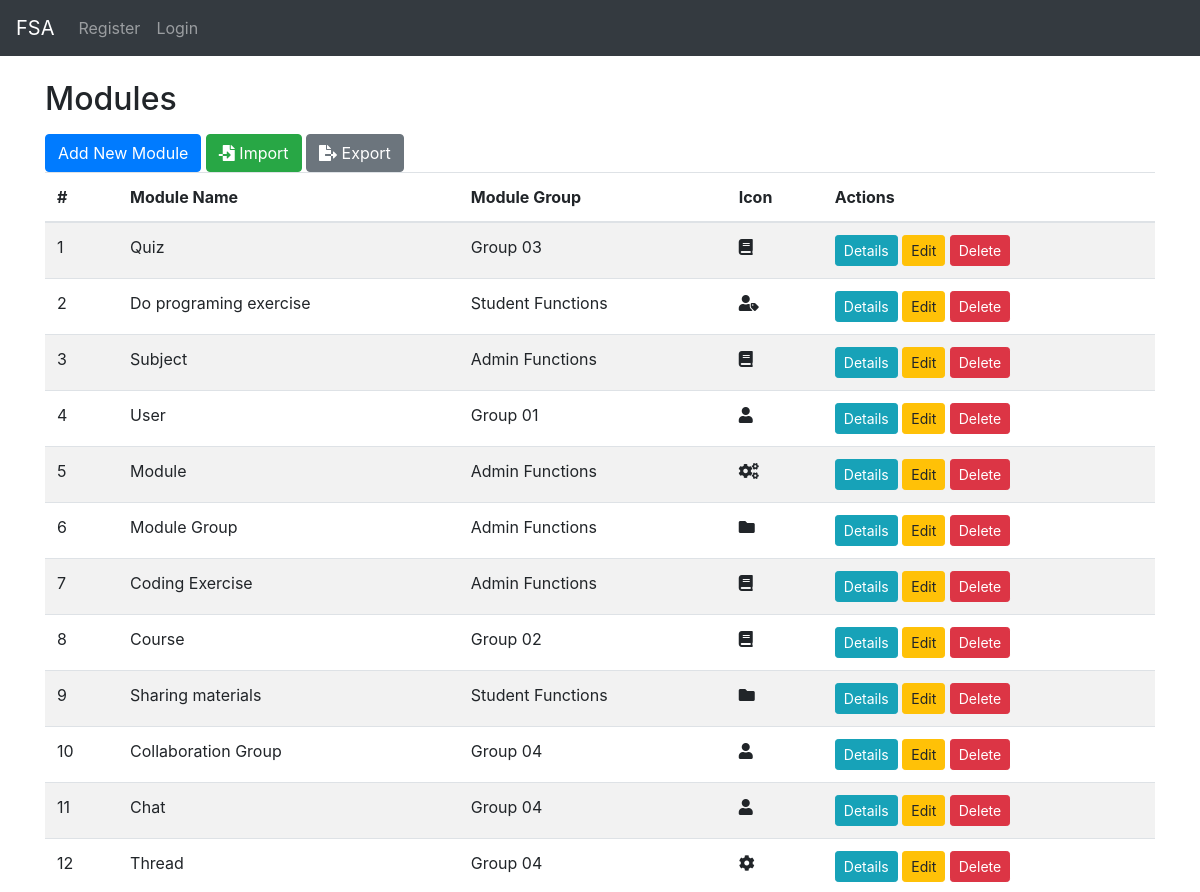
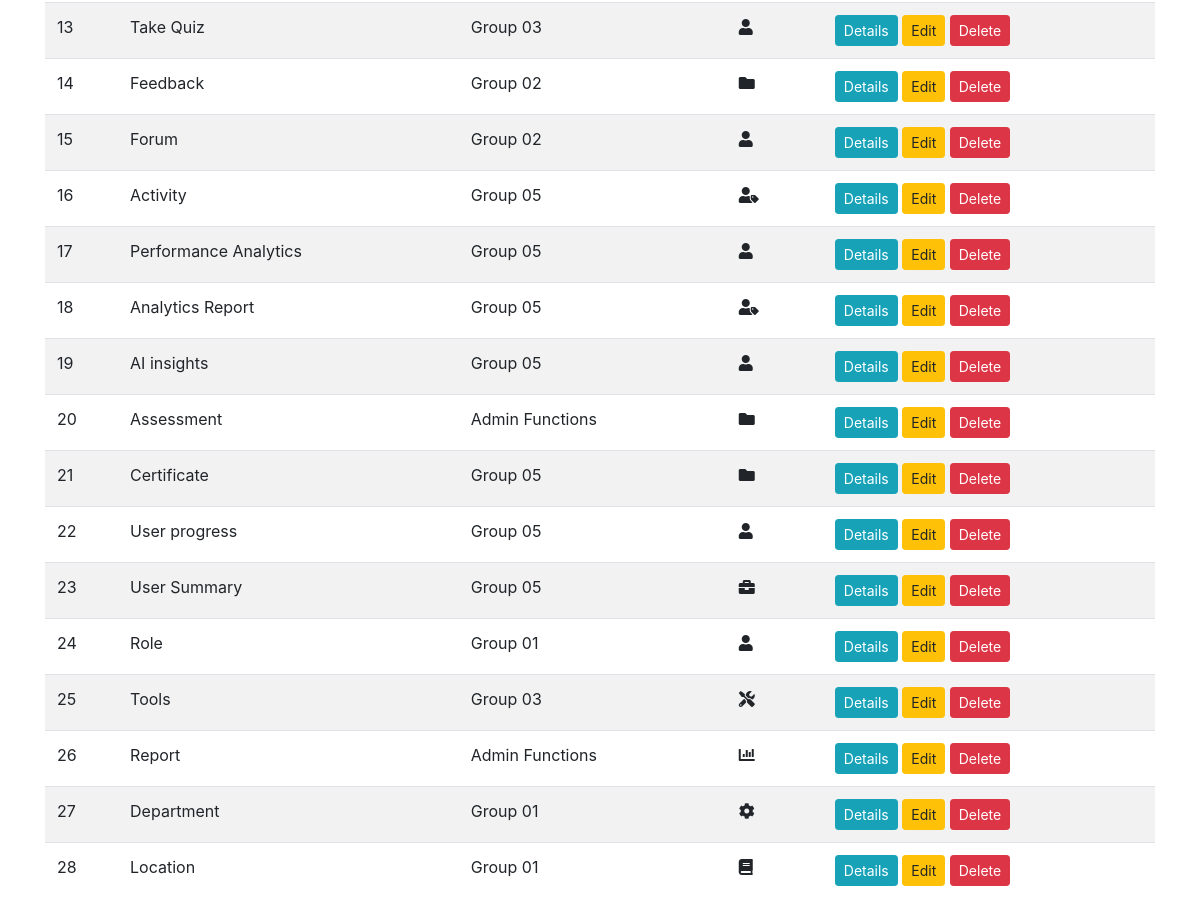
The app's page /module_group/modules/ with its own data (2 pictures, top to bottom).
### module_group/models.py (models this page shows, shortened)
class Module(models.Model):
    module_name = models.CharField(max_length=255)
    module_url = models.CharField(max_length=255)
    icon = models.CharField(max_length=255, blank=True, null=True)
    module_group = models.ForeignKey(ModuleGroup, related_name='modules', on_delete=models.CASCADE)

class ModuleGroup(models.Model):
    group_name = models.CharField(max_length=255)
    def __str__(self):
        return self.group_name

### module_group/views.py (the view)
# urls.py: path('modules/', views.module_list, name='module_list'),
def module_list(request):
    module_groups = ModuleGroup.objects.all()
    modules = Module.objects.all()
    form = ExcelImportForm()
    return render(request, 'module_list.html', {'module_groups': module_groups,'modules': modules, 'form': form})

### module_group/templates/module_list.html (shortened to what this page needs)
{% extends "base.html" %}
{% load static %}
{% block content %}
<div class="container mt-4">
    <h2>Modules</h2>
    <div class="mt-3">
        <a href="{% url 'module_group:module_add' %}" class="btn btn-primary">Add New Module</a>
        <button class="btn btn-success" title="Import Modules from Excel" data-toggle="modal" data-target="#importModal" data-toggle="tooltip">
            <i class="fas fa-file-import"></i> Import
        </button>
        <a href="{% url 'module_group:export_modules' %}" class="btn btn-secondary" title="Export Modules to Excel" data-toggle="tooltip">
            <i class="fas fa-file-export"></i> Export
        </a>
    </div>
    <table class="table table-striped">
        <thead>
            <tr>
                <th>#</th>
                <th>Module Name</th>
                <th>Module Group</th>
                <th>Icon</th>
                <th>Actions</th>
            </tr>
        </thead>
        <tbody>
            {% for module in modules %}
            <tr>
                <td>{{ forloop.counter }}</td>
                <td>{{ module.module_name }}</td>
                <td>{{ module.module_group }}</td>
                <td><i class="{{ module.icon }}"></i></td>
                <td>
                    <a href="{% url 'module_group:module_detail' module.pk %}" class="btn btn-info btn-sm">Details</a>
                    <a href="{% url 'module_group:module_edit' module.pk %}" class="btn btn-warning btn-sm">Edit</a>
                    <a href="{% url 'module_group:module_delete' module.pk %}" class="btn btn-danger btn-sm">Delete</a>
                </td>
            </tr>
            {% endfor %}
        </tbody>
    </table>
</div>
{% endblock %}

### records on screen
Module: module_name "Quiz", module_group "Group 03"
Module: module_name "Do programing exercise", module_group "Student Functions"
Module: module_name "Subject", module_group "Admin Functions"
Module: module_name "User", module_group "Group 01"
Module: module_name "Module", module_group "Admin Functions"
Module: module_name "Module Group", module_group "Admin Functions"
Module: module_name "Coding Exercise", module_group "Admin Functions"
Module: module_name "Course", module_group "Group 02"
Module: module_name "Sharing materials", module_group "Student Functions"
Module: module_name "Collaboration Group", module_group "Group 04"
Module: module_name "Chat", module_group "Group 04"
Module: module_name "Thread", module_group "Group 04"
Module: module_name "Take Quiz", module_group "Group 03"
Module: module_name "Feedback", module_group "Group 02"
Module: module_name "Forum", module_group "Group 02"
Module: module_name "Activity", module_group "Group 05"
Module: module_name "Performance Analytics", module_group "Group 05"
Module: module_name "Analytics Report", module_group "Group 05"
Module: module_name "AI insights", module_group "Group 05"
Module: module_name "Assessment", module_group "Admin Functions"
Module: module_name "Certificate", module_group "Group 05"
Module: module_name "User progress", module_group "Group 05"
Module: module_name "User Summary", module_group "Group 05"
Module: module_name "Role", module_group "Group 01"
Module: module_name "Tools", module_group "Group 03"
Module: module_name "Report", module_group "Admin Functions"
Module: module_name "Department", module_group "Group 01"
Module: module_name "Location", module_group "Group 01"
